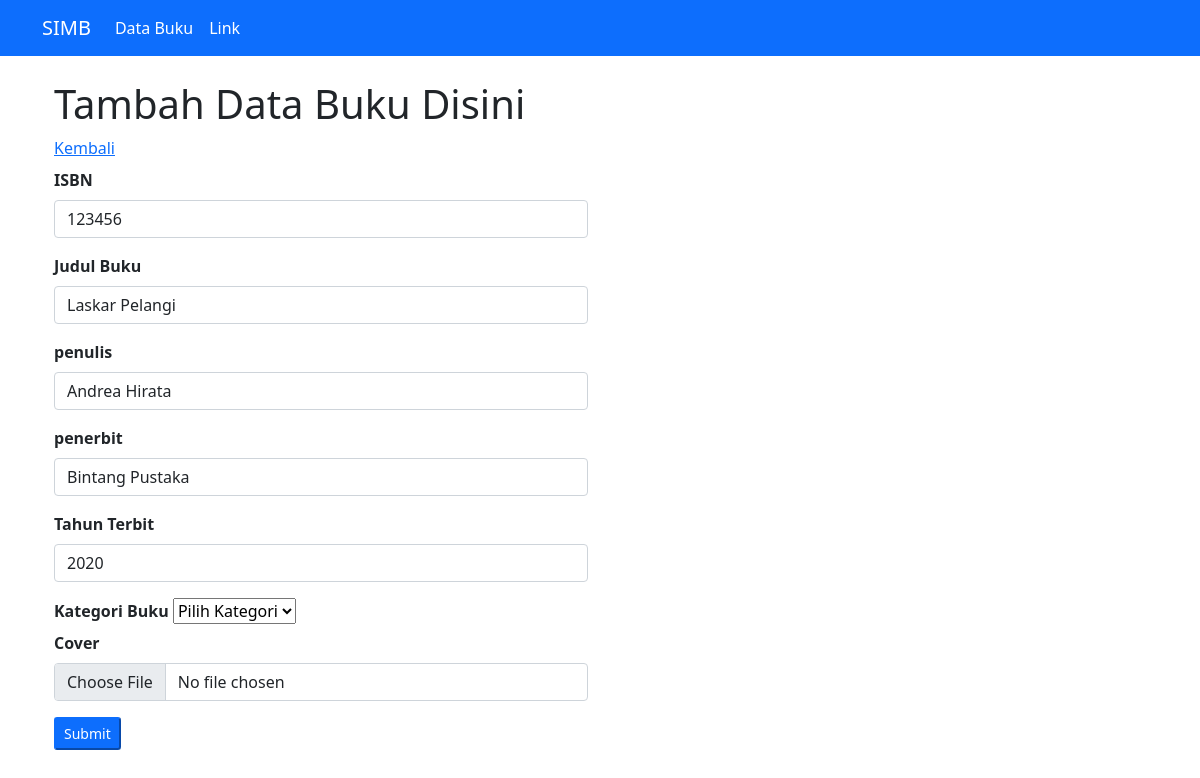
The page /ubah_data.php?id=58 on the database its author committed.
### tables this page shows
CREATE TABLE `buku` (
  `id` int(11) NOT NULL,
  `isbn` int(50) NOT NULL,
  `judul` varchar(100) NOT NULL,
  `tahun_terbit` year(4) NOT NULL,
  `id_kategori` int(11) NOT NULL,
  `penulis` varchar(100) NOT NULL,
  `penerbit` varchar(100) NOT NULL,
  `cover` varchar(50) NOT NULL,
  `tanggal_input` timestamp NOT NULL DEFAULT current_timestamp() ON UPDATE current_timestamp()
);

### function.php (called while the page is built, shortened)
<?php
$conn = mysqli_connect("localhost", "root", "", "simb");
function query($query){
    global $conn;
    $result = mysqli_query($conn, $query);
    $rows = [];
    while( $row = mysqli_fetch_assoc($result) ) {
        $rows[] = $row;
    }
    return $rows;
}
?>

### ubah_data.php (the view, shortened to what this page needs)
<?php
  require("function.php");
    $id = $_GET['id'];
    $query = query("SELECT * FROM buku WHERE id = $id")[0];
    $buku = $query;
?>
<!DOCTYPE html>
<html lang="en">
<head>
    <link href="https://cdn.jsdelivr.net/npm/bootstrap@5.0.2/dist/css/bootstrap.min.css" rel="stylesheet">
</head>
<body>
    <nav class="navbar navbar-expand-lg navbar-light white bg-primary">
        <div class="container">
            <a class="navbar-brand text-white" href="#">SIMB</a>
            <div class="collapse navbar-collapse" id="navbarSupportedContent">
            <ul class="navbar-nav me-auto mb-2 mb-lg-0">
                <li class="nav-item">
                <a class="nav-link active text-white" aria-current="page" href="#">Data Buku</a>
                </li>
                <li class="nav-item">
                <a class="nav-link text-white" href="#">Link</a>
                </li>
            </ul>
            </div>
        </div>
    </nav>
    <div class="p-4 container">
        <div class="row">
            <h1 class="mb-2">Tambah Data Buku Disini</h1>
            <a href="index.php" class="mb-2">Kembali</a>
            <div class="col-md-6">
                <form action="" method="POST" enctype="multipart/form-data">
                    <div class="mb-3">
                        <label class="form-label fw-bold">ISBN</label>
                        <input type="text" class="form-control" name="isbn" id="isbn" value="<?= $buku['isbn'] ?>"placeholder="isbn" autocomplete="off">
                    </div>
                    <div class="mb-3">
                        <label class="form-label fw-bold">Judul Buku</label>
                        <input type="text" class="form-control" name="judul" id="judul" value="<?= $buku['judul'] ?>" placeholder="judul buku" autocomplete="off">
                    </div>
                    <div class="mb-3">
                        <label class="form-label fw-bold">penulis</label>
                        <input type="text" class="form-control" name="penulis" id="penulis" value="<?= $buku['penulis'] ?>" placeholder="penulis" autocomplete="off">
                    </div>
                    <div class="mb-3">
                        <label class="form-label fw-bold">penerbit</label>
                        <input type="text" class="form-control" name="penerbit" id="penerbit" value="<?= $buku['penerbit'] ?>" placeholder="penerbit" autocomplete="off">
                    </div>
                     <div class="mb-3">
                        <label class="form-label fw-bold">Tahun Terbit</label>
                        <input type="number" class="form-control" name="tahun_terbit" id="tahun_penerbit" value="<?= $buku['tahun_terbit'] ?>" placeholder="tahun terbit" autocomplete="off">
                    </div>
                    <div>
                         <label class="form-label fw-bold">Kategori Buku </label>
                        <select name="id_kategori" id="id_kategori" required>
                             <option class="form-select" size="3"value="">Pilih Kategori</option>
                        </select>
                    </div>
                    <div class="mb-3">
                        <label class="form-label fw-bold">Cover</label>
                        <input type="file" class="form-control" name="cover" id="cover" value="<?= $buku['cover'] ?>" autocomplete="off">
                    </div>
                    <div class="mb-3">
                        <button type="submit" name="tombol_submit" class="btn-sm btn-primary">Submit</button>
                    </div>
                </form>
            </div>
        </div>
    </div>
</body>
</html>

### rows shown on the page
buku: isbn "123456", judul "Laskar Pelangi", penulis "Andrea Hirata", penerbit "Bintang Pustaka", tahun_terbit "2020"
